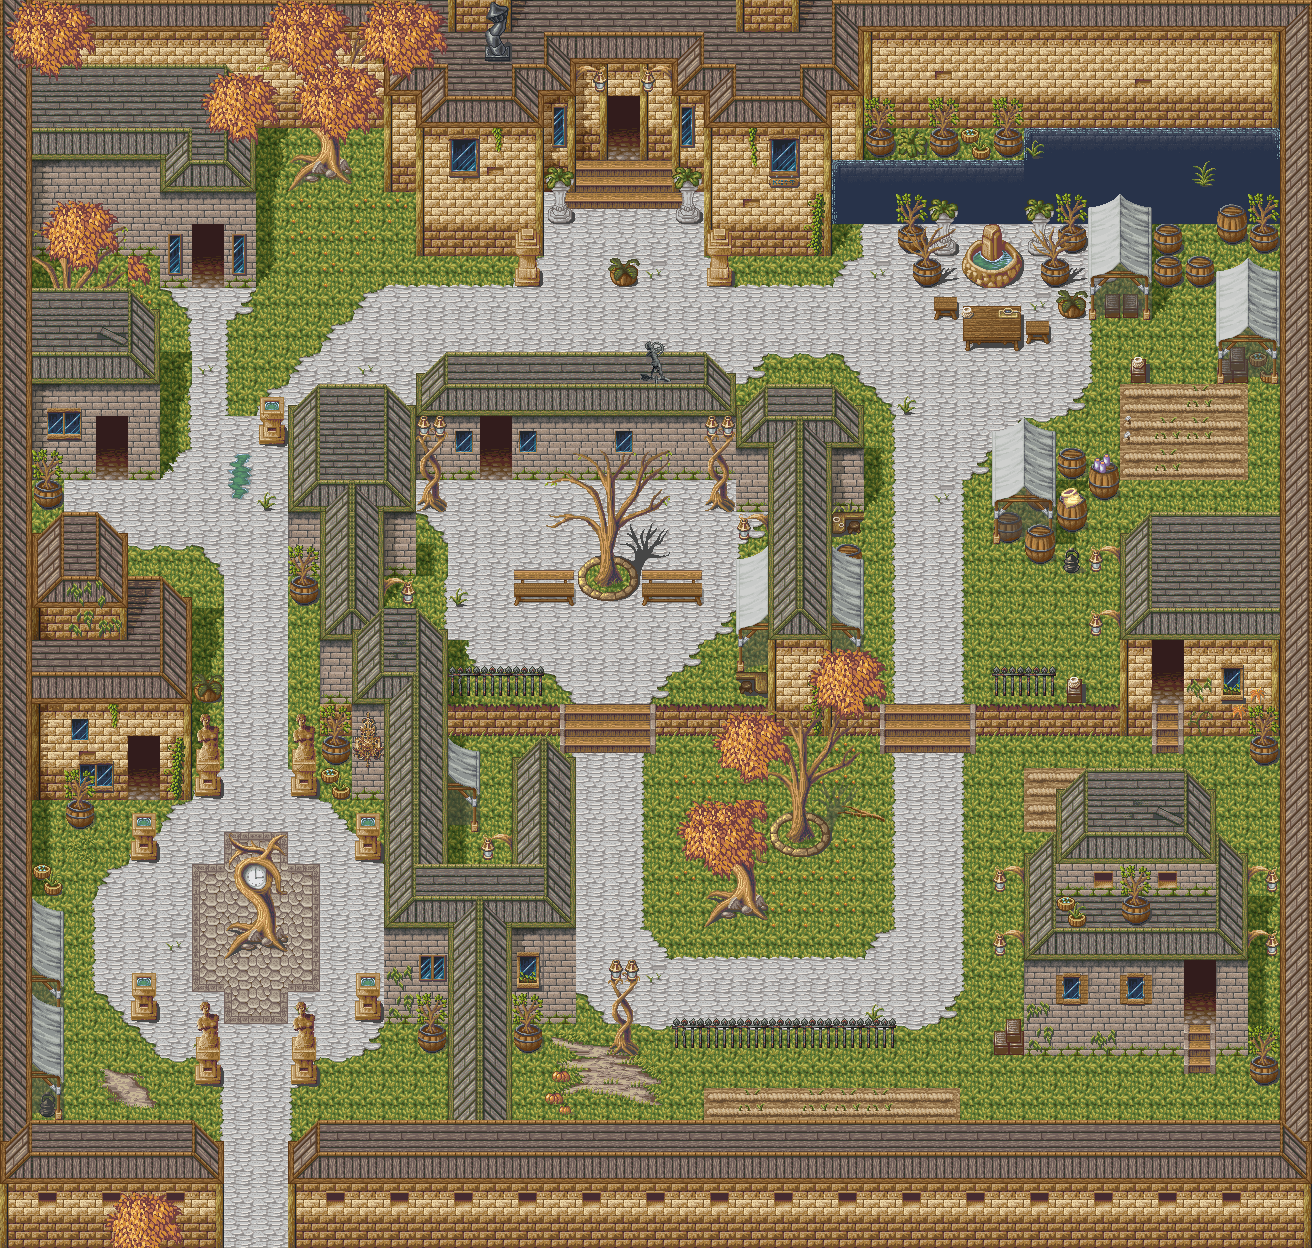

This is a level from a 2D game, rendered from its Tiled map with the project's own tilesets. A one-line summary and the map file follow, with tile-layer data summarised:
An orthogonal 41x39 tile map with 32x32 px tiles, 6 tile layers (bottom, stairs, buildings, top, ...), 2 tilesets.

<map version="1.0" orientation="orthogonal" renderorder="right-down" width="41" height="39" tilewidth="32" tileheight="32" nextobjectid="1">
 <tileset firstgid="1" name="Town" tilewidth="32" tileheight="32" tilecount="360" columns="8">
  <image source="magecity.png" width="256" height="1450" />
 </tileset>
 <tileset firstgid="361" name="Town additional stuff" tilewidth="32" tileheight="32" tilecount="360" columns="8">
  <image source="magecity1.png" width="256" height="1450" />
 </tileset>
 <layer name="bottom" width="41" height="39">
  <data>[1599 cells, 1591 non-empty, 73 distinct tile ids]</data>
 </layer>
 <layer name="stairs" width="41" height="39">
  <data>[1599 cells, 142 non-empty, 46 distinct tile ids]</data>
 </layer>
 <layer name="buildings" width="41" height="39">
  <data>[1599 cells, 312 non-empty, 39 distinct tile ids]</data>
 </layer>
 <layer name="top" width="41" height="39">
  <data>[1599 cells, 336 non-empty, 35 distinct tile ids]</data>
 </layer>
 <layer name="ground-decorations" width="41" height="39">
  <data>[1599 cells, 176 non-empty, 94 distinct tile ids]</data>
 </layer>
 <layer name="top-decorations" width="41" height="39">
  <data>[1599 cells, 216 non-empty, 104 distinct tile ids]</data>
 </layer>
</map>
